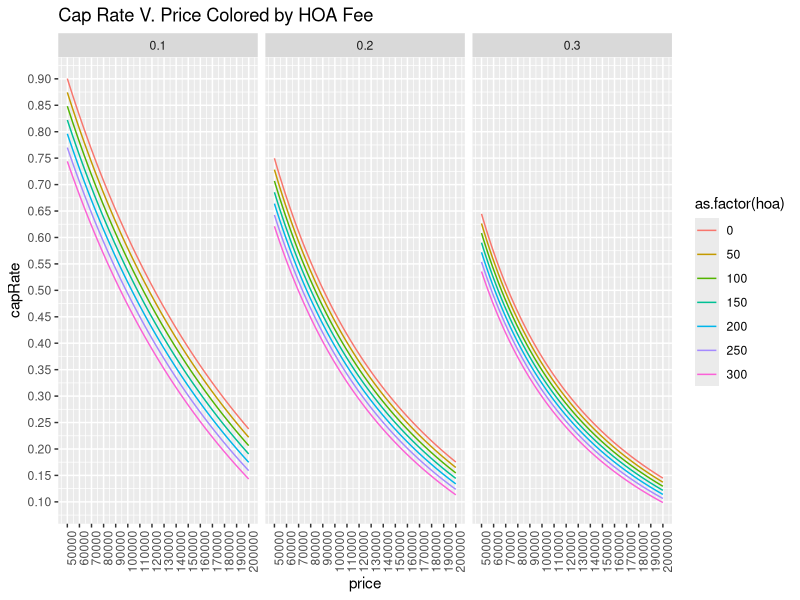

The R script that drew this image:
library(ggplot2)


# Utility function
number_ticks <- function(n) {function(limits) pretty(limits, n)}

setClass("Investment",
         slots = list(price = "numeric",
                      down = "numeric",
                      furniture = "numeric",
                      renovation = "numeric",
                      apr = "numeric",
                      year = "numeric",
                      taxRate = "numeric",
                      maintenanceFee = "numeric",
                      hoa = "numeric",
                      occupiedDays = "numeric",
                      rate = "numeric",
                      priceLift = "numeric",
                      investYears = "numeric",
                      downPay = "numeric",
                      principal = "numeric",
                      invest = "numeric",
                      mortgagePerYear = "numeric",
                      mortgagePerMonth = "numeric",
                      taxPerYear = "numeric",
                      taxPerMonth = "numeric",
                      managementFee = "numeric",
                      grossIncome = "numeric",
                      netIncome = "numeric",
                      netIncomePerYear = "numeric",
                      capitalGain = "numeric",
                      capRate = "numeric",
                      capitalGainPerYear = "numeric"))

# Initializer for Investment class
setMethod(
    f = "initialize",
    signature = "Investment",
    definition = function(.Object, price, down, furniture, renovation,
                          apr, year, taxRate, maintenanceFee, hoa,
                          occupiedDays, rate, priceLift, investYears) {
        
        downPay = price * down
        principal = price * (1 - down)
        invest = downPay + furniture + renovation
        mortgagePerYear = principal * apr / (1 - 1 / (1 + apr) ^ year)
        mortgagePerMonth = mortgagePerYear / 12
        taxPerYear = price * taxRate
        taxPerMonth = taxPerYear / 12
        managementFee = hoa + maintenanceFee
        grossIncome = rate * occupiedDays
        netIncome = grossIncome - taxPerMonth - managementFee - mortgagePerMonth
        netIncomePerYear = netIncome * 12
        capitalGain = price * ((1 + priceLift) ^ investYears - 1)
        capRate = netIncomePerYear / invest
        capitalGainPerYear = capitalGain / investYears
        
        .Object@price <- price
        .Object@down <- down
        .Object@furniture <- furniture
        .Object@renovation <- renovation
        .Object@apr <- apr
        .Object@year <- year
        .Object@taxRate <- taxRate
        .Object@maintenanceFee <- maintenanceFee
        .Object@hoa <- hoa
        .Object@occupiedDays <- occupiedDays
        .Object@rate <- rate
        .Object@priceLift <- priceLift
        .Object@investYears <- investYears
        .Object@downPay <- downPay
        .Object@principal <- principal
        .Object@invest <- invest
        .Object@mortgagePerYear <- mortgagePerYear
        .Object@mortgagePerMonth <-mortgagePerMonth
        .Object@taxPerYear <- taxPerYear
        .Object@taxPerMonth <- taxPerMonth
        .Object@managementFee <- managementFee
        .Object@grossIncome <- grossIncome
        .Object@netIncome <- netIncome
        .Object@netIncomePerYear <- netIncomePerYear
        .Object@capitalGain <- capitalGain
        .Object@capRate <- capRate
        .Object@capitalGainPerYear <- capitalGainPerYear

        return(.Object)
    }
)

# Print method for Investment object 
setGeneric("print")
setMethod("print",
          c(x = "Investment"),
          function(x) {
              # Get basic investment stats
              
              cat(sprintf(
                  "
                   Cap rate is %s%%.
                   Invest is %s.
                   Net income per year is %s.
                   Capital gain in %s years is %s.
                   Capital gain each year is %s if I sell the house in %s years\n\n",
                  round(100 * x@capRate, 2),
                  x@invest,
                  round(x@netIncomePerYear),
                  x@investYears,
                  round(x@capitalGain),
                  round(x@capitalGainPerYear),
                  x@investYears))
          }
)

# Get price and cap rate relationship

plotPriceRange <- function(inv, lowPrice, highPrice,
                           hoas, downs = seq(0.1, 0.3, by = 0.1)) {
    x <- seq(lowPrice, highPrice, length = 500)
    d <- data.frame(price = numeric(0),
                    capRate = numeric(0),
                    hoa = numeric(0))
    for (hoa in hoas) {
        for(down in downs) {
            for (i in 1:length(x)) {
                inv <- new("Investment",
                           price = x[i],
                           down = down,
                           furniture = inv@furniture,
                           renovation = inv@renovation,
                           apr = inv@apr,
                           year = inv@year,
                           taxRate = inv@taxRate,
                           maintenanceFee = inv@maintenanceFee,
                           hoa = hoa,
                           occupiedDays = inv@occupiedDays,
                           rate = inv@rate,
                           priceLift = inv@priceLift,
                           investYears = inv@investYears)
                d <- rbind(d, data.frame(price = x[i],
                                         capRate = inv@capRate,
                                         hoa = hoa,
                                         down = down))
            }
        }
    }

    g <- ggplot(aes(x = price, y = capRate, color = as.factor(hoa)), data = d) +
        geom_line() +
        scale_x_continuous(breaks = number_ticks(20)) +
        scale_y_continuous(breaks = number_ticks(20)) +
        ggtitle("Cap Rate V. Price Colored by HOA Fee") +
        facet_wrap(~ down) +
        theme(axis.text.x = element_text(angle = 90, hjust = 1))
    g
}


main <- function() {
    # New instance
    inv <- new("Investment",
               price = 100000,
               down = 0.3,
               furniture = 8000,
               renovation = 10000,
               apr = 0.038,
               year = 30,
               taxRate = 0.027,
               maintenanceFee = 150,
               hoa = 175,
               occupiedDays = 22,
               rate = 100,
               priceLift = 0.0,
               investYears = 5)

    plotPriceRange(inv, 50000, 200000, hoas = seq(0, 300, by = 50))
}

main()

